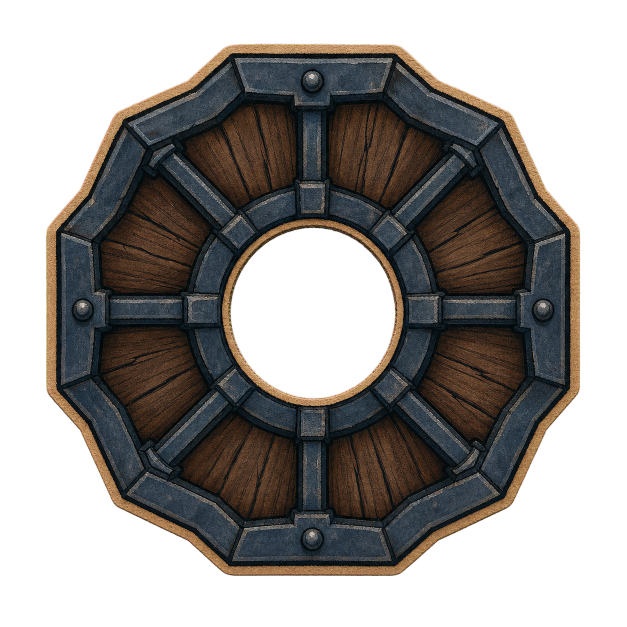
#> input picture v_apha/assets/_archive/crossbow-family-reset-2026-07-22/staging-candidates-modules/fortress_ranged/fortress_ranged__ambient_child__amber_lantern_housing_v1_alpha_full.png, 1254 x 1254 px, found by its file name (shown at 1/2 size)
$ python prepare_fortress_ranged_lantern_housing.py
#> lines starting #> are read from the running program, lines starting #| are printed output that depends on the picture
#!/usr/bin/env python3
"""Promote the approved lantern housing and build the family-core QA composite."""

from __future__ import annotations

import json
import shutil
from pathlib import Path

from PIL import Image, ImageDraw


ROOT = Path(__file__).resolve().parents[1]
CANDIDATES = ROOT / "assets/staging/candidates/modules/fortress_ranged"
SOURCE = CANDIDATES / "fortress_ranged__ambient_child__amber_lantern_housing_v1_chroma.png"
ALPHA_FULL = CANDIDATES / "fortress_ranged__ambient_child__amber_lantern_housing_v1_alpha_full.png"
CANON = ROOT / "assets/approved/canon/modules/fortress_ranged"
REVIEW = ROOT / "assets/staging/reviews/modules/fortress_ranged"

BASE = CANON / "fortress_ranged__base_token__round_light_v1_alpha.png"
BASE_META = CANON / "fortress_ranged__base_token__round_light_v1.json"
SOCKET = CANON / "fortress_ranged__center_socket__light_bearing_v1_alpha.png"
SOCKET_META = CANON / "fortress_ranged__center_socket__light_bearing_v1.json"

NAME = "fortress_ranged__ambient_child__amber_lantern_housing_v1"
POSITION_NORMALIZED = [0.29, 0.72]
SCALE_TO_BASE = 0.18


def tight_crop(image: Image.Image) -> Image.Image:
    bbox = image.getchannel("A").point(lambda a: 255 if a > 8 else 0).getbbox()
#> bbox = (91, 86, 1161, 1153)
    if not bbox:
        raise RuntimeError("empty lantern housing cutout")
    return image.crop(bbox)
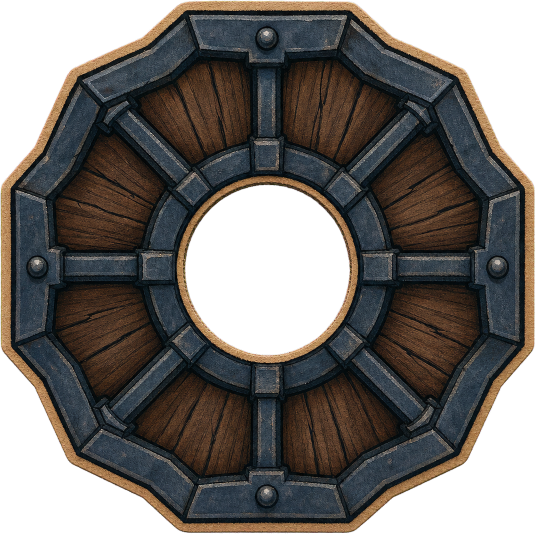
#> returned value: PIL image 1070x1067 RGBA (shown at 1/2 size); mean R, G, B, A 45.3, 41.3, 38, 184.7; transparent parts drawn white


def checker(size: tuple[int, int], cell: int = 32) -> Image.Image:
    out = Image.new("RGB", size, "#d9d1bd")
    draw = ImageDraw.Draw(out)
    for y in range(0, size[1], cell):
        for x in range(0, size[0], cell):
            if (x // cell + y // cell) % 2:
                draw.rectangle((x, y, x + cell - 1, y + cell - 1), fill="#c8bea7")
    return out.convert("RGBA")


def paste_at_pivot(canvas: Image.Image, layer: Image.Image, point: tuple[int, int]) -> None:
    canvas.alpha_composite(layer, (point[0] - layer.width // 2, point[1] - layer.height // 2))


def main() -> None:
    CANON.mkdir(parents=True, exist_ok=True)
    REVIEW.mkdir(parents=True, exist_ok=True)

    cutout = tight_crop(Image.open(ALPHA_FULL).convert("RGBA"))
    chroma_path = CANON / f"{NAME}_chroma.png"
    alpha_path = CANON / f"{NAME}_alpha.png"
    shutil.copy2(SOURCE, chroma_path)
    cutout.save(alpha_path, optimize=True)

    pivot = [cutout.width // 2, cutout.height // 2]
#> pivot = [535, 533]
#> (the run stopped early here; a loop or call above may not have finished)
